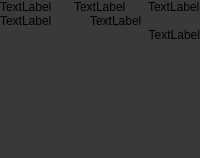
<?xml version="1.0" encoding="UTF-8"?>
<ui version="4.0">
 <class>qcalcwindow</class>
 <widget class="QWidget" name="qcalcwindow">
  <property name="geometry">
   <rect>
    <x>0</x>
    <y>0</y>
    <width>5</width>
    <height>6</height>
   </rect>
  </property>
  <property name="windowTitle">
   <string>ARPCalc</string>
  </property>
  <property name="styleSheet">
   <string notr="true">background-color: rgb(57, 56, 58);</string>
  </property>
  <layout class="QHBoxLayout" name="horizontalLayout">
   <property name="spacing">
    <number>0</number>
   </property>
   <property name="leftMargin">
    <number>0</number>
   </property>
   <property name="topMargin">
    <number>0</number>
   </property>
   <property name="rightMargin">
    <number>0</number>
   </property>
   <property name="bottomMargin">
    <number>0</number>
   </property>
   <item>
    <layout class="QVBoxLayout" name="verticalLayout" stretch="5,25,8,18,54">
     <property name="spacing">
      <number>0</number>
     </property>
     <item>
      <layout class="QHBoxLayout" name="lytStatus">
       <item>
        <widget class="QLabel" name="lblStatusExponent">
         <property name="text">
          <string>TextLabel</string>
         </property>
        </widget>
       </item>
       <item>
        <widget class="QLabel" name="lblSpacer1">
         <property name="text">
          <string/>
         </property>
        </widget>
       </item>
       <item>
        <widget class="QLabel" name="lblStatusAngular">
         <property name="text">
          <string>TextLabel</string>
         </property>
        </widget>
       </item>
       <item>
        <widget class="QLabel" name="lblSpacer2">
         <property name="text">
          <string/>
         </property>
        </widget>
       </item>
       <item>
        <widget class="QLabel" name="lblStatusBase">
         <property name="text">
          <string>TextLabel</string>
         </property>
        </widget>
       </item>
      </layout>
     </item>
     <item>
      <layout class="QHBoxLayout" name="lytStackAndBase" stretch="40,5,55">
       <item>
        <widget class="QLabel" name="lblStack">
         <property name="text">
          <string>TextLabel</string>
         </property>
        </widget>
       </item>
       <item>
        <widget class="QLabel" name="lblSpacer3">
         <property name="text">
          <string/>
         </property>
        </widget>
       </item>
       <item>
        <widget class="QLabel" name="lblBase">
         <property name="text">
          <string>TextLabel</string>
         </property>
         <property name="alignment">
          <set>Qt::AlignLeading|Qt::AlignLeft|Qt::AlignVCenter</set>
         </property>
        </widget>
       </item>
      </layout>
     </item>
     <item>
      <widget class="QLabel" name="lblEntry">
       <property name="text">
        <string>TextLabel</string>
       </property>
       <property name="alignment">
        <set>Qt::AlignRight|Qt::AlignTrailing|Qt::AlignVCenter</set>
       </property>
      </widget>
     </item>
     <item>
      <layout class="QHBoxLayout" name="lytTabButtons">
       <property name="spacing">
        <number>0</number>
       </property>
       <item>
        <widget class="QPushButton" name="btnNumPad">
         <property name="text">
          <string/>
         </property>
         <property name="icon">
          <iconset>
           <normaloff>:/res/numpad.png</normaloff>:/res/numpad.png</iconset>
         </property>
         <property name="iconSize">
          <size>
           <width>100</width>
           <height>100</height>
          </size>
         </property>
         <property name="flat">
          <bool>true</bool>
         </property>
        </widget>
       </item>
       <item>
        <widget class="QPushButton" name="btnFuncPad">
         <property name="text">
          <string/>
         </property>
         <property name="icon">
          <iconset>
           <normaloff>:/res/funcpad.png</normaloff>:/res/funcpad.png</iconset>
         </property>
         <property name="iconSize">
          <size>
           <width>100</width>
           <height>100</height>
          </size>
         </property>
         <property name="flat">
          <bool>true</bool>
         </property>
        </widget>
       </item>
       <item>
        <widget class="QPushButton" name="btnConvPad">
         <property name="text">
          <string/>
         </property>
         <property name="icon">
          <iconset>
           <normaloff>:/res/convpad.png</normaloff>:/res/convpad.png</iconset>
         </property>
         <property name="iconSize">
          <size>
           <width>100</width>
           <height>100</height>
          </size>
         </property>
         <property name="flat">
          <bool>true</bool>
         </property>
        </widget>
       </item>
       <item>
        <widget class="QPushButton" name="btnConstPad">
         <property name="text">
          <string/>
         </property>
         <property name="icon">
          <iconset>
           <normaloff>:/res/constpad.png</normaloff>:/res/constpad.png</iconset>
         </property>
         <property name="iconSize">
          <size>
           <width>100</width>
           <height>100</height>
          </size>
         </property>
         <property name="flat">
          <bool>true</bool>
         </property>
        </widget>
       </item>
       <item>
        <widget class="QPushButton" name="btnOptPad">
         <property name="text">
          <string/>
         </property>
         <property name="icon">
          <iconset>
           <normaloff>:/res/optpad.png</normaloff>:/res/optpad.png</iconset>
         </property>
         <property name="iconSize">
          <size>
           <width>100</width>
           <height>100</height>
          </size>
         </property>
         <property name="flat">
          <bool>true</bool>
         </property>
        </widget>
       </item>
      </layout>
     </item>
     <item>
      <widget class="QStackedWidget" name="stkButtonPads">
       <property name="currentIndex">
        <number>0</number>
       </property>
       <widget class="QWidget" name="main_buttons">
        <layout class="QVBoxLayout" name="lytMainButtonPad">
         <property name="spacing">
          <number>2</number>
         </property>
         <property name="leftMargin">
          <number>0</number>
         </property>
         <property name="topMargin">
          <number>0</number>
         </property>
         <property name="rightMargin">
          <number>0</number>
         </property>
         <property name="bottomMargin">
          <number>0</number>
         </property>
         <item>
          <layout class="QHBoxLayout" name="lytRow0">
           <property name="spacing">
            <number>2</number>
           </property>
           <item>
            <widget class="ClickableLabel" name="b00">
             <property name="text">
              <string/>
             </property>
             <property name="alignment">
              <set>Qt::AlignCenter</set>
             </property>
            </widget>
           </item>
           <item>
            <widget class="ClickableLabel" name="b01">
             <property name="text">
              <string/>
             </property>
             <property name="alignment">
              <set>Qt::AlignCenter</set>
             </property>
            </widget>
           </item>
           <item>
            <widget class="ClickableLabel" name="b02">
             <property name="text">
              <string/>
             </property>
             <property name="alignment">
              <set>Qt::AlignCenter</set>
             </property>
            </widget>
           </item>
           <item>
            <widget class="ClickableLabel" name="b03">
             <property name="text">
              <string/>
             </property>
             <property name="alignment">
              <set>Qt::AlignCenter</set>
             </property>
            </widget>
           </item>
           <item>
            <widget class="ClickableLabel" name="b04">
             <property name="text">
              <string/>
             </property>
             <property name="alignment">
              <set>Qt::AlignCenter</set>
             </property>
            </widget>
           </item>
           <item>
            <widget class="ClickableLabel" name="b05">
             <property name="text">
              <string/>
             </property>
             <property name="alignment">
              <set>Qt::AlignCenter</set>
             </property>
            </widget>
           </item>
          </layout>
         </item>
         <item>
          <layout class="QHBoxLayout" name="lytRow1">
           <property name="spacing">
            <number>2</number>
           </property>
           <item>
            <widget class="ClickableLabel" name="b10">
             <property name="text">
              <string/>
             </property>
             <property name="alignment">
              <set>Qt::AlignCenter</set>
             </property>
            </widget>
           </item>
           <item>
            <widget class="ClickableLabel" name="b11">
             <property name="text">
              <string/>
             </property>
             <property name="alignment">
              <set>Qt::AlignCenter</set>
             </property>
            </widget>
           </item>
           <item>
            <widget class="ClickableLabel" name="b12">
             <property name="text">
              <string/>
             </property>
             <property name="alignment">
              <set>Qt::AlignCenter</set>
             </property>
            </widget>
           </item>
           <item>
            <widget class="ClickableLabel" name="b13">
             <property name="text">
              <string/>
             </property>
             <property name="alignment">
              <set>Qt::AlignCenter</set>
             </property>
            </widget>
           </item>
           <item>
            <widget class="ClickableLabel" name="b14">
             <property name="text">
              <string/>
             </property>
             <property name="alignment">
              <set>Qt::AlignCenter</set>
             </property>
            </widget>
           </item>
           <item>
            <widget class="ClickableLabel" name="b15">
             <property name="text">
              <string/>
             </property>
             <property name="alignment">
              <set>Qt::AlignCenter</set>
             </property>
            </widget>
           </item>
          </layout>
         </item>
         <item>
          <layout class="QHBoxLayout" name="lytRow2">
           <property name="spacing">
            <number>2</number>
           </property>
           <item>
            <widget class="ClickableLabel" name="b20">
             <property name="text">
              <string/>
             </property>
             <property name="alignment">
              <set>Qt::AlignCenter</set>
             </property>
            </widget>
           </item>
           <item>
            <widget class="ClickableLabel" name="b21">
             <property name="text">
              <string/>
             </property>
             <property name="alignment">
              <set>Qt::AlignCenter</set>
             </property>
            </widget>
           </item>
           <item>
            <widget class="ClickableLabel" name="b22">
             <property name="text">
              <string/>
             </property>
             <property name="alignment">
              <set>Qt::AlignCenter</set>
             </property>
            </widget>
           </item>
           <item>
            <widget class="ClickableLabel" name="b23">
             <property name="text">
              <string/>
             </property>
             <property name="alignment">
              <set>Qt::AlignCenter</set>
             </property>
            </widget>
           </item>
           <item>
            <widget class="ClickableLabel" name="b24">
             <property name="text">
              <string/>
             </property>
             <property name="alignment">
              <set>Qt::AlignCenter</set>
             </property>
            </widget>
           </item>
           <item>
            <widget class="ClickableLabel" name="b25">
             <property name="text">
              <string/>
             </property>
             <property name="alignment">
              <set>Qt::AlignCenter</set>
             </property>
            </widget>
           </item>
          </layout>
         </item>
         <item>
          <layout class="QHBoxLayout" name="lytRow3">
           <property name="spacing">
            <number>2</number>
           </property>
           <item>
            <widget class="ClickableLabel" name="b30">
             <property name="text">
              <string/>
             </property>
             <property name="alignment">
              <set>Qt::AlignCenter</set>
             </property>
            </widget>
           </item>
           <item>
            <widget class="ClickableLabel" name="b31">
             <property name="text">
              <string/>
             </property>
             <property name="alignment">
              <set>Qt::AlignCenter</set>
             </property>
            </widget>
           </item>
           <item>
            <widget class="ClickableLabel" name="b32">
             <property name="text">
              <string/>
             </property>
             <property name="alignment">
              <set>Qt::AlignCenter</set>
             </property>
            </widget>
           </item>
           <item>
            <widget class="ClickableLabel" name="b33">
             <property name="text">
              <string/>
             </property>
             <property name="alignment">
              <set>Qt::AlignCenter</set>
             </property>
            </widget>
           </item>
           <item>
            <widget class="ClickableLabel" name="b34">
             <property name="text">
              <string/>
             </property>
             <property name="alignment">
              <set>Qt::AlignCenter</set>
             </property>
            </widget>
           </item>
           <item>
            <widget class="ClickableLabel" name="b35">
             <property name="text">
              <string/>
             </property>
             <property name="alignment">
              <set>Qt::AlignCenter</set>
             </property>
            </widget>
           </item>
          </layout>
         </item>
         <item>
          <layout class="QHBoxLayout" name="lytRow4">
           <property name="spacing">
            <number>2</number>
           </property>
           <item>
            <widget class="ClickableLabel" name="b40">
             <property name="text">
              <string/>
             </property>
             <property name="alignment">
              <set>Qt::AlignCenter</set>
             </property>
            </widget>
           </item>
           <item>
            <widget class="ClickableLabel" name="b41">
             <property name="text">
              <string/>
             </property>
             <property name="alignment">
              <set>Qt::AlignCenter</set>
             </property>
            </widget>
           </item>
           <item>
            <widget class="ClickableLabel" name="b42">
             <property name="text">
              <string/>
             </property>
             <property name="alignment">
              <set>Qt::AlignCenter</set>
             </property>
            </widget>
           </item>
           <item>
            <widget class="ClickableLabel" name="b43">
             <property name="text">
              <string/>
             </property>
             <property name="alignment">
              <set>Qt::AlignCenter</set>
             </property>
            </widget>
           </item>
           <item>
            <widget class="ClickableLabel" name="b44">
             <property name="text">
              <string/>
             </property>
             <property name="alignment">
              <set>Qt::AlignCenter</set>
             </property>
            </widget>
           </item>
           <item>
            <widget class="ClickableLabel" name="b45">
             <property name="text">
              <string/>
             </property>
             <property name="alignment">
              <set>Qt::AlignCenter</set>
             </property>
            </widget>
           </item>
          </layout>
         </item>
         <item>
          <layout class="QHBoxLayout" name="lytRow5">
           <property name="spacing">
            <number>2</number>
           </property>
           <item>
            <widget class="ClickableLabel" name="b50">
             <property name="text">
              <string/>
             </property>
             <property name="alignment">
              <set>Qt::AlignCenter</set>
             </property>
            </widget>
           </item>
           <item>
            <widget class="ClickableLabel" name="b51">
             <property name="text">
              <string/>
             </property>
             <property name="alignment">
              <set>Qt::AlignCenter</set>
             </property>
            </widget>
           </item>
           <item>
            <widget class="ClickableLabel" name="b52">
             <property name="text">
              <string/>
             </property>
             <property name="alignment">
              <set>Qt::AlignCenter</set>
             </property>
            </widget>
           </item>
           <item>
            <widget class="ClickableLabel" name="b53">
             <property name="text">
              <string/>
             </property>
             <property name="alignment">
              <set>Qt::AlignCenter</set>
             </property>
            </widget>
           </item>
           <item>
            <widget class="ClickableLabel" name="b54">
             <property name="text">
              <string/>
             </property>
             <property name="alignment">
              <set>Qt::AlignCenter</set>
             </property>
            </widget>
           </item>
           <item>
            <widget class="ClickableLabel" name="b55">
             <property name="text">
              <string/>
             </property>
             <property name="alignment">
              <set>Qt::AlignCenter</set>
             </property>
            </widget>
           </item>
          </layout>
         </item>
        </layout>
       </widget>
       <widget class="QWidget" name="optpad1"/>
       <widget class="QWidget" name="optpad2"/>
      </widget>
     </item>
    </layout>
   </item>
  </layout>
 </widget>
 <customwidgets>
  <customwidget>
   <class>ClickableLabel</class>
   <extends>QLabel</extends>
   <header>clickablelabel.h</header>
  </customwidget>
 </customwidgets>
 <resources/>
 <connections/>
</ui>
